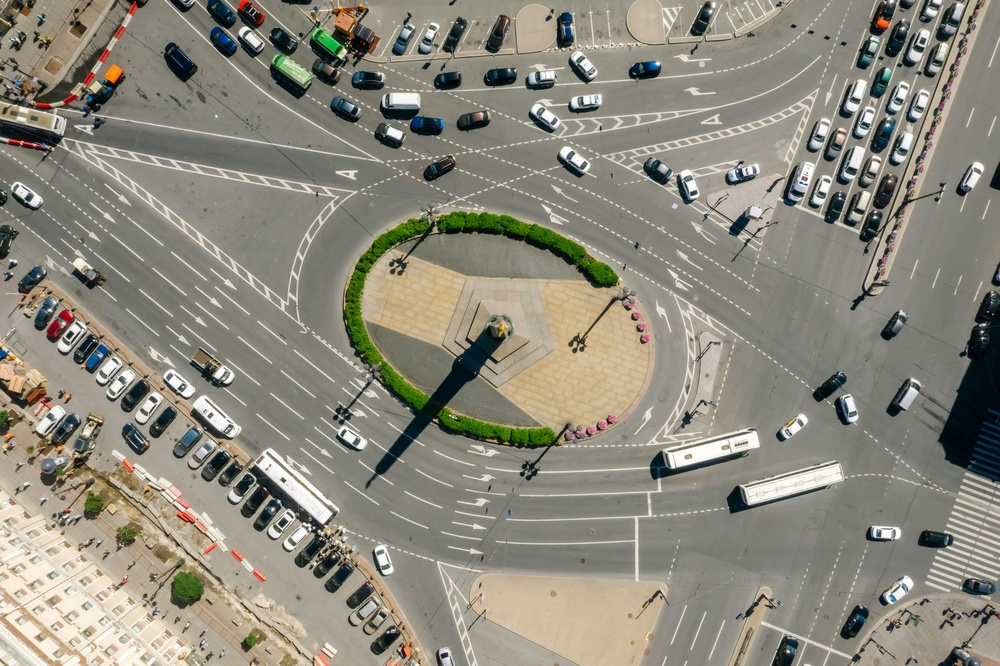
#> input picture Thursday 10:40 - 12:30/E22CSEU0901/LAB 6/road.jpg, 1000 x 666 px, shrunk from 5464 x 3640 before the run
$ jupyter execute --allow-errors Lab6_E22CSEU0901.ipynb   (older library calls are emulated)
#> lines starting #> are read from the running program, lines starting #| are printed output that depends on the picture; after the words box and inside, x2 and y2 are one past the last pixel; in counts of white or black regions, pixels touching at a corner belong together
[cell 1]
import cv2
import numpy as np
import matplotlib.pyplot as plt

# Load the image
image = cv2.imread('road.jpg')  # Replace with your image file
#> image is the input picture: shape (666, 1000, 3); mean B, G, R 124.4, 137.1, 140.3
gray = cv2.cvtColor(image, cv2.COLOR_BGR2GRAY)

# Apply Canny edge detection
edges = cv2.Canny(gray, 50, 150)
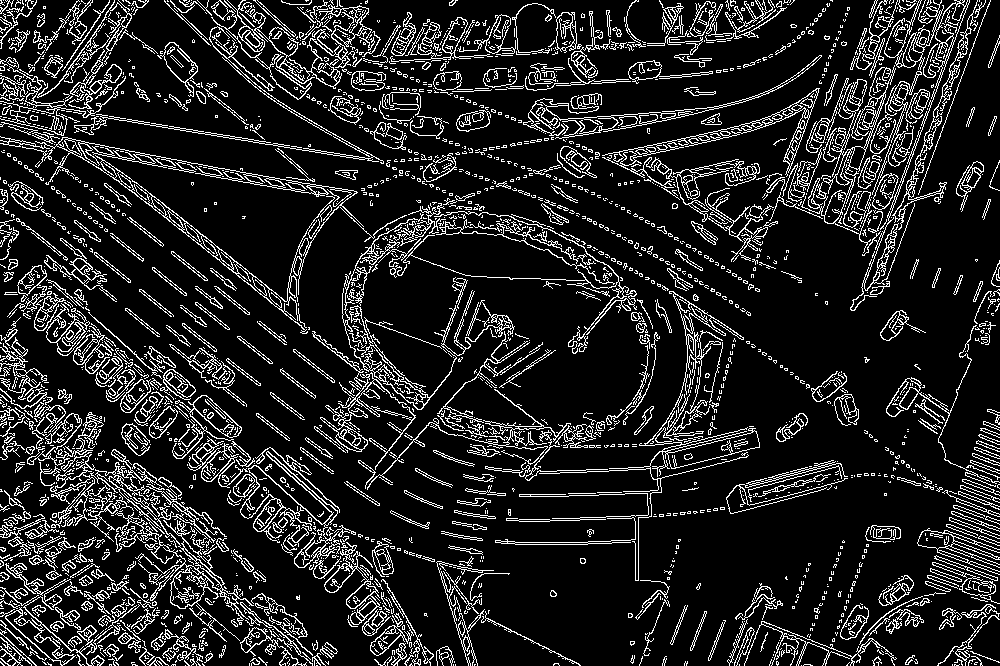
#> edges: shape (666, 1000); 13.9% white in thin lines or dots

# Detect lines using Hough Transform
lines = cv2.HoughLinesP(edges, 1, np.pi/180, 68, minLineLength=15, maxLineGap=250)
#> lines = 425 rows, first 6: [3, 88, 982, 20], [6, 90, 982, 21], [28, 134, 998, 305], [15, 513, 997, 479], [1, 233, 993, 58], [4, 102, 999, 260]

# Draw detected lines on the image
line_image = image.copy()
if lines is not None:
    for line in lines:
        x1, y1, x2, y2 = line[0]
        cv2.line(line_image, (x1, y1), (x2, y2), (0, 255, 0), 2)
#> this loop made 425 passes
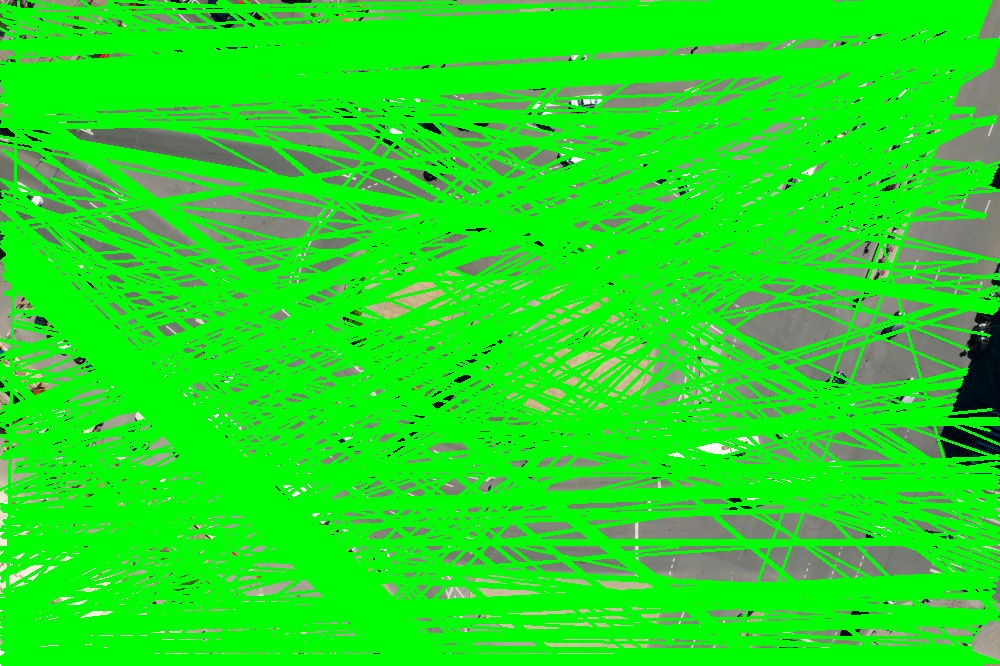
#> line_image: shape (666, 1000, 3); mean B, G, R 28.5, 225.9, 31.5

# Detect circles using Hough Circle Transform
circles = cv2.HoughCircles(gray, cv2.HOUGH_GRADIENT, dp=1.2, minDist=30, param1=50, param2=30, minRadius=5, maxRadius=50)
#> circles = 367 rows, first 8: [575.4, 395.4, 49.28], [553.8, 334.2, 49.28], [598.2, 340.2, 49.28], [862.2, 181.8, 49.28], [141, 567, 49.28], [142.2, 534.6, 49.28], [433.8, 265.8, 49.28], [100.2, 527.4, 49.28]

# Draw detected circles
circle_image = image.copy()
if circles is not None:
    circles = np.uint16(np.around(circles))
#> circles = 367 rows, first 8: [575, 395, 49], [554, 334, 49], [598, 340, 49], [862, 182, 49], [141, 567, 49], [142, 535, 49], [434, 266, 49], [100, 527, 49]
    for i in circles[0, :]:
        cv2.circle(circle_image, (i[0], i[1]), i[2], (255, 0, 0), 2)
#> this loop made 367 passes

# Show results
plt.figure(figsize=(10, 5))
plt.subplot(1, 3, 1), plt.imshow(cv2.cvtColor(edges, cv2.COLOR_BGR2RGB)), plt.title("Edges")
plt.subplot(1, 3, 2), plt.imshow(cv2.cvtColor(line_image, cv2.COLOR_BGR2RGB)), plt.title("Detected Lines")
plt.subplot(1, 3, 3), plt.imshow(cv2.cvtColor(circle_image, cv2.COLOR_BGR2RGB)), plt.title("Detected Circles")
plt.show()

[cell 2]
import cv2
import numpy as np
import matplotlib.pyplot as plt
from skimage.feature import local_binary_pattern

# Load image
image = cv2.imread("road.jpg")  # Replace with your image
gray = cv2.cvtColor(image, cv2.COLOR_BGR2GRAY)

# 1. Convert to HSV
hsv = cv2.cvtColor(image, cv2.COLOR_BGR2HSV)
#> hsv: shape (666, 1000, 3); mean H, S, V 31.8, 41.8, 142.7
h_channel = hsv[:, :, 0]  # Extract Hue channel

# 2. Apply Morphological Operations
kernel = np.ones((5,5), np.uint8)
morph = cv2.morphologyEx(gray, cv2.MORPH_CLOSE, kernel)

# 3. Texture Analysis

## Gabor Filter
def apply_gabor(img, ksize=31, sigma=4, theta=np.pi/4, lambd=10, gamma=0.5):
#> called with ksize = 31, sigma = 4, theta = 0.785, lambd = 10, gamma = 0.5
    g_kernel = cv2.getGaborKernel((ksize, ksize), sigma, theta, lambd, gamma, 0, ktype=cv2.CV_32F)
    filtered_img = cv2.filter2D(img, cv2.CV_8UC3, g_kernel)
    return filtered_img

gabor_filtered = apply_gabor(morph)

## Local Binary Pattern (LBP)
radius = 1
n_points = 8 * radius
lbp = local_binary_pattern(morph, n_points, radius, method="uniform")

# 4. Edge Detection before Hough Transform
edges = cv2.Canny(morph, 50, 150)
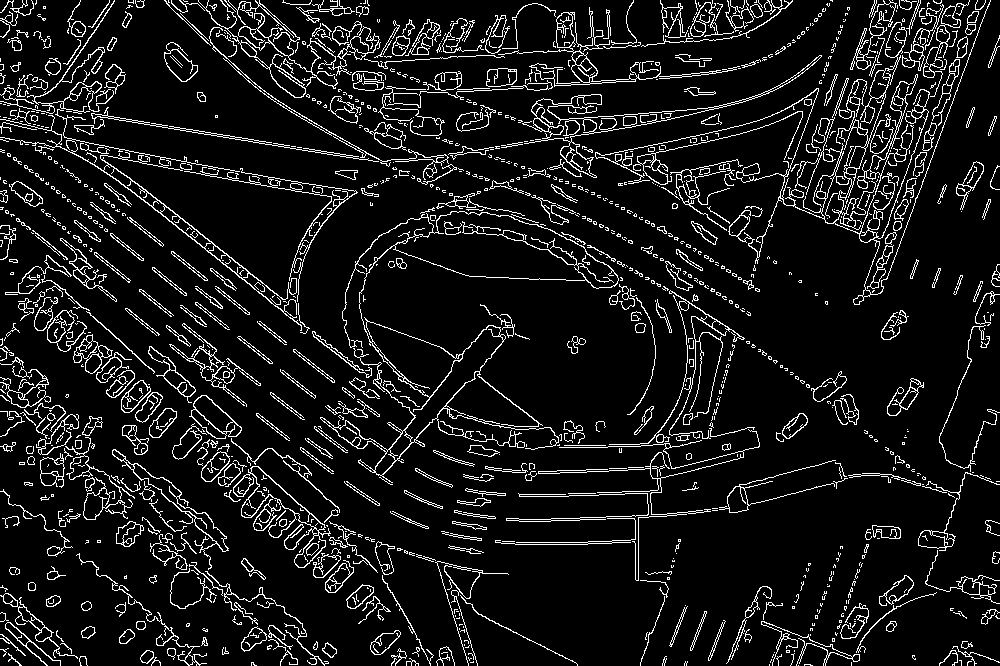
#> edges: shape (666, 1000); 9.2% white in thin lines or dots

# 5. Hough Transform - Line Detection
lines = cv2.HoughLinesP(edges, rho=1, theta=np.pi/180, threshold=50, minLineLength=50, maxLineGap=5)
#> lines = 92 rows, first 6: [250, 173, 378, 195], [61, 137, 297, 183], [882, 237, 928, 111], [284, 309, 388, 391], [144, 124, 389, 163], [116, 168, 288, 302]
line_image = np.copy(image)

if lines is not None:
    for line in lines:
        x1, y1, x2, y2 = line[0]
        cv2.line(line_image, (x1, y1), (x2, y2), (0, 255, 0), 2)
#> this loop made 92 passes
#> (x1, y1, x2, y2) on passes 1 to 12: (250, 173, 378, 195), (61, 137, 297, 183), (882, 237, 928, 111), (284, 309, 388, 391), (144, 124, 389, 163), (116, 168, 288, 302), (54, 282, 158, 375), (585, 159, 726, 129), (376, 56, 428, 54), (147, 202, 301, 326), (536, 496, 592, 495), (498, 54, 548, 50)
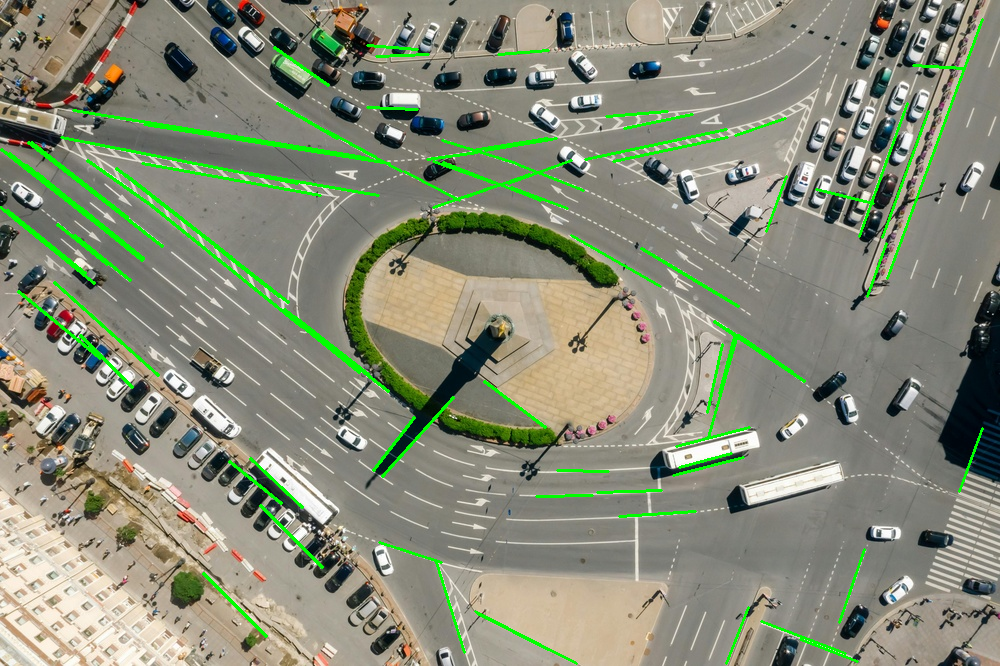
#> line_image: shape (666, 1000, 3); 3.43% of pixels changed, all inside (x1, y1, x2, y2) = (0, 18, 984, 665)

# 6. Hough Transform - Circle Detection
circles = cv2.HoughCircles(edges, cv2.HOUGH_GRADIENT, dp=1.2, minDist=30, param1=50, param2=30, minRadius=10, maxRadius=100)
#> circles = 460 rows, first 8: [502.2, 114.6, 99.28], [486.6, 141, 94], [810.6, 97.8, 99.28], [454.2, 135, 99.28], [534.6, 180.6, 99.28], [298.2, 95.4, 95.32], [645, 205.8, 94], [745.8, 106.2, 99.28]
circle_image = np.copy(image)

if circles is not None:
    circles = np.uint16(np.around(circles))
#> circles = 460 rows, first 8: [502, 115, 99], [487, 141, 94], [811, 98, 99], [454, 135, 99], [535, 181, 99], [298, 95, 95], [645, 206, 94], [746, 106, 99]
    for i in circles[0, :]:
        cv2.circle(circle_image, (i[0], i[1]), i[2], (0, 255, 0), 2)
#> this loop made 460 passes
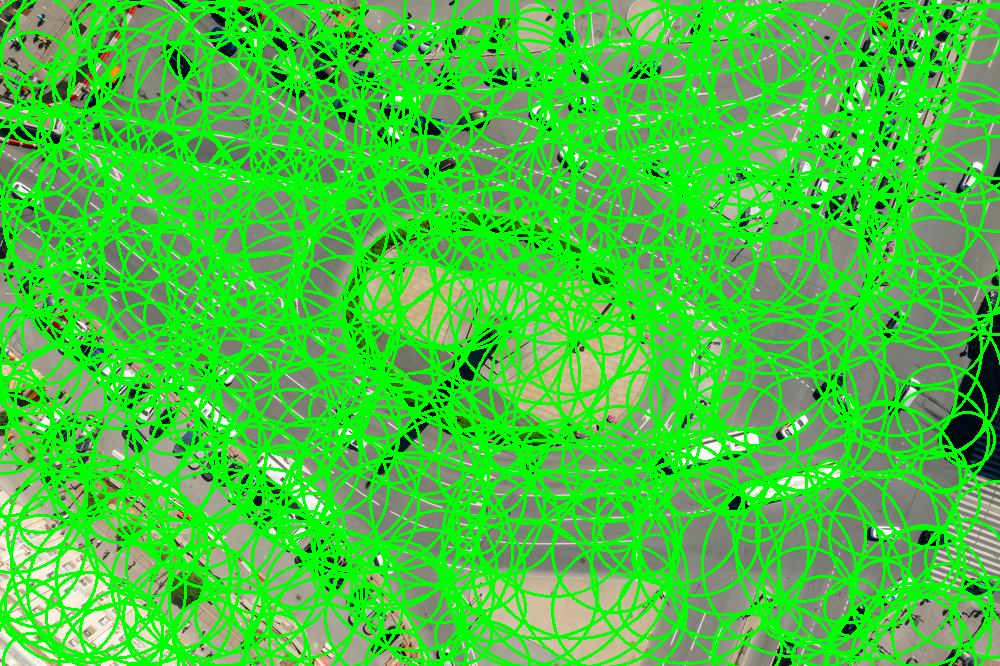
#> circle_image: shape (666, 1000, 3); mean B, G, R 62.5, 196.4, 70.6

# Plot Results
fig, axes = plt.subplots(3, 3, figsize=(15, 12))
axes[0, 0].imshow(cv2.cvtColor(image, cv2.COLOR_BGR2RGB)), axes[0, 0].set_title("Original Image")
axes[0, 1].imshow(h_channel, cmap='gray'), axes[0, 1].set_title("Hue Channel (HSV)")
axes[0, 2].imshow(morph, cmap='gray'), axes[0, 2].set_title("Morphological Operations")
axes[1, 0].imshow(gabor_filtered, cmap='gray'), axes[1, 0].set_title("Gabor Filtered")
axes[1, 1].imshow(lbp, cmap='gray'), axes[1, 1].set_title("Local Binary Pattern (LBP)")
axes[1, 2].imshow(edges, cmap='gray'), axes[1, 2].set_title("Canny Edges")
axes[2, 0].imshow(cv2.cvtColor(line_image, cv2.COLOR_BGR2RGB)), axes[2, 0].set_title("Hough Lines")
axes[2, 1].imshow(cv2.cvtColor(circle_image, cv2.COLOR_BGR2RGB)), axes[2, 1].set_title("Hough Circles")

plt.tight_layout()
plt.show()
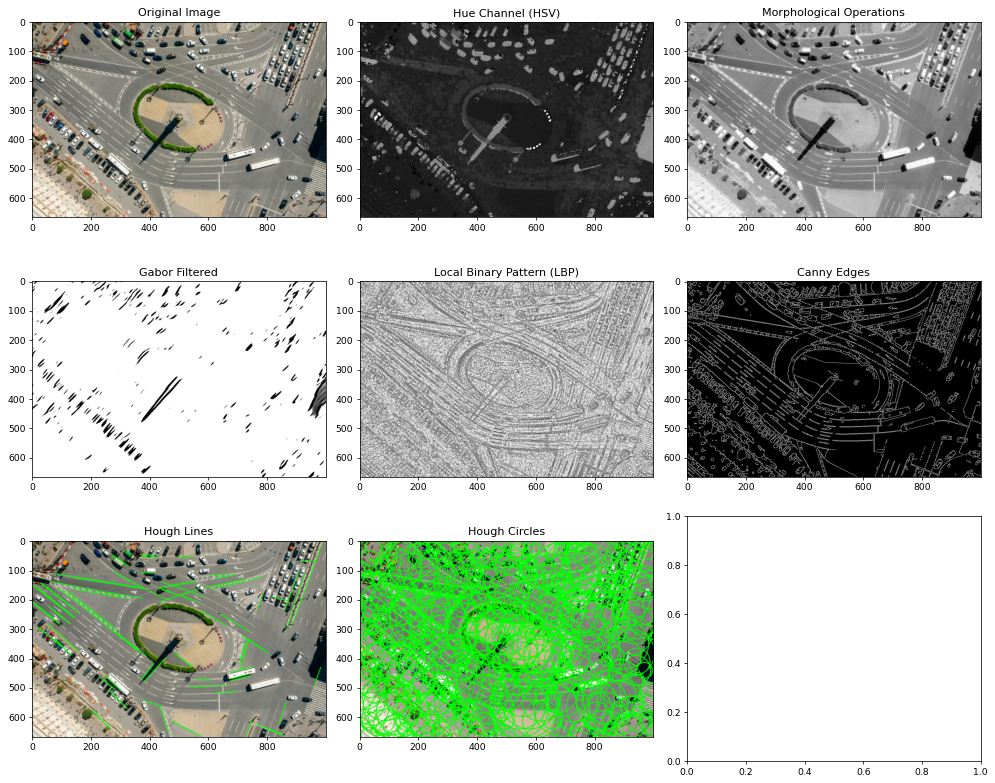
#> figure drawn by matplotlib, 8 panels

[cell 3]
from ultralytics import settings
settings.reset()  # Clears cached dataset paths
#> (this line was passed over: ultralytics is not available in this run)

[cell 4]
import torch
import cv2
import numpy as np
import os
import shutil
from torchvision import datasets
from tqdm import tqdm
from ultralytics import YOLO

# Download FashionMNIST dataset
#> (the rest of this cell did not finish here and is left out)

#> (a cell that did not finish here is left out)

[cell 6]
image_path = "road.jpg"  # Path to input image
image = cv2.imread(image_path)

# Perform object detection
#> (the rest of this cell did not finish here and is left out)

[cell 7]
import cv2
import numpy as np
from torchvision import models, transforms
from PIL import Image

image = Image.open("road.jpg")
#> image: PIL image 1000x666 RGB
#> (the rest of this cell did not finish here and is left out)

[cell 8]
ss = cv2.ximgproc.segmentation.createSelectiveSearchSegmentation()
ss.setBaseImage(cv2.imread("road.jpg"))
ss.switchToSelectiveSearchFast()
regions = ss.process()[:2000]  # Top 2000 region proposals
#> regions = 2000 rows, first 6: [136, 517, 120, 104], [619, 40, 27, 12], [7, 255, 262, 254], [775, 412, 34, 31], [0, 492, 271, 174], [650, 172, 39, 38]
